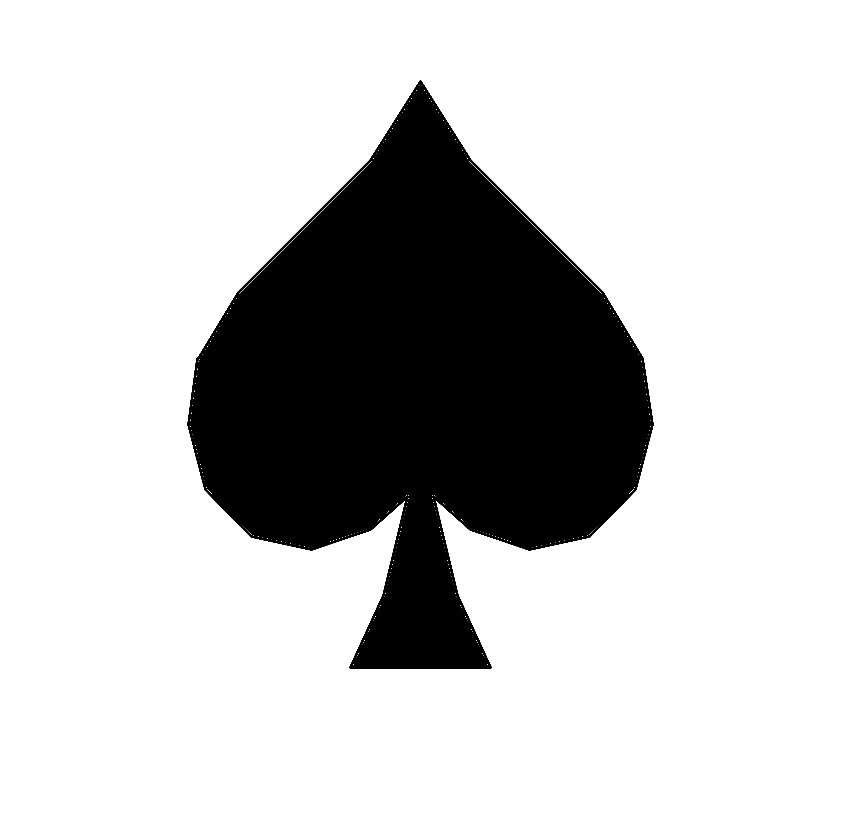
#> input picture motion-graphics/assets/spade.png, 841 x 826 px
$ python logo_reveal.py
#> lines starting #> are read from the running program, lines starting #| are printed output that depends on the picture; after the words box and inside, x2 and y2 are one past the last pixel; in counts of white or black regions, pixels touching at a corner belong together
"""
Logo / shape reveal motion graphic (8s).
Drop-in bounce -> shockwave + particles -> card flip to gold -> shine -> title -> zoom-through.

Usage:
  py logo_reveal.py                                   (uses assets/spade.png, text SPADES)
  py logo_reveal.py --image assets/mylogo.png --text "MY BRAND"
  py logo_reveal.py --vertical                        (1080x1920 for Reels/TikTok)

--image: a dark shape on a light background (like a Paint drawing) or a PNG with transparency.
"""
import argparse, math, random, subprocess, sys
from pathlib import Path
import numpy as np
from PIL import Image, ImageDraw, ImageFilter, ImageFont, ImageChops

HERE = Path(__file__).resolve().parent
ap = argparse.ArgumentParser()
ap.add_argument("--image", default=str(HERE / "assets" / "spade.png"))
ap.add_argument("--text", default="SPADES")
ap.add_argument("--out", default=None)
ap.add_argument("--vertical", action="store_true")
args = ap.parse_args()

W, H = (1080, 1920) if args.vertical else (1920, 1080)
FPS, DUR = 30, 8.0
N = int(FPS * DUR)
OUT = args.out or str(HERE / "output" / (Path(args.image).stem + ("_reveal_9x16.mp4" if args.vertical else "_reveal.mp4")))
Path(OUT).parent.mkdir(parents=True, exist_ok=True)

# ---------- load the Paint spade as a clean alpha mask ----------
img = Image.open(args.image).convert("RGBA")
#> img is the input picture: PIL image 841x826 RGBA; mean R, G, B, A 199.4, 199.4, 199.4, 255
alpha = np.array(img.split()[3])
#> alpha: shape (826, 841); every value is 255
if alpha.min() < 250:            # transparent PNG: use its alpha
    shape = alpha > 128
else:                            # drawing on white: dark pixels are the shape
    shape = np.array(img.convert("L")) < 128
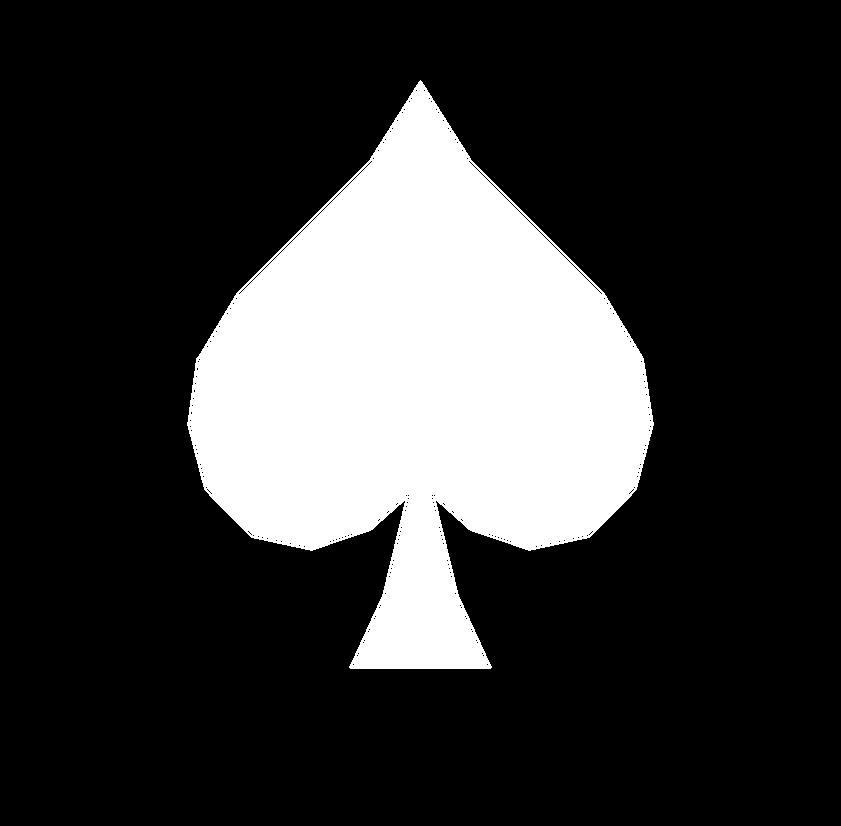
#> shape: shape (826, 841) bool; 21.8% white; 1 white region, box (x1, y1, x2, y2) and area: (187, 80, 654, 669) 151438
ys, xs = np.where(shape)
if len(xs) == 0:
    sys.exit("Couldn't find a shape in that image.")
pad = 6
x0, y0 = max(0, xs.min() - pad), max(0, ys.min() - pad)
#> x0 = 181; y0 = 74
mask = Image.fromarray((shape[y0:ys.max() + pad, x0:xs.max() + pad] * 255).astype("uint8"))
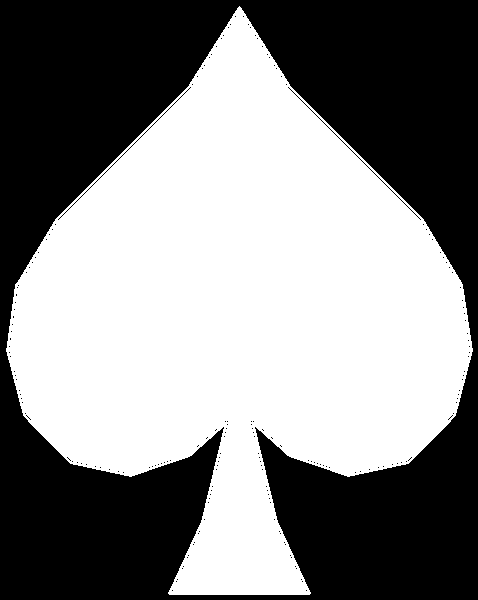
#> mask: PIL image 478x600 L; 52.8% white; 183 black regions (180 under 20 px), largest, box (x1, y1, x2, y2) and area: (0, 0, 478, 600) 134893, (58, 87, 191, 220) 133, (288, 87, 421, 220) 133
BASE_H = 620 if not args.vertical else 640
if mask.width / mask.height > 1.3:      # wide logos: limit by width instead
    BASE_H = int(BASE_H * 1.3 * mask.height / mask.width)
mask = mask.resize((max(1, int(mask.width * BASE_H / mask.height)), BASE_H), Image.LANCZOS)
#> mask: PIL image 493x620 L
mask = mask.filter(ImageFilter.GaussianBlur(1.2))  # soften Paint jaggies
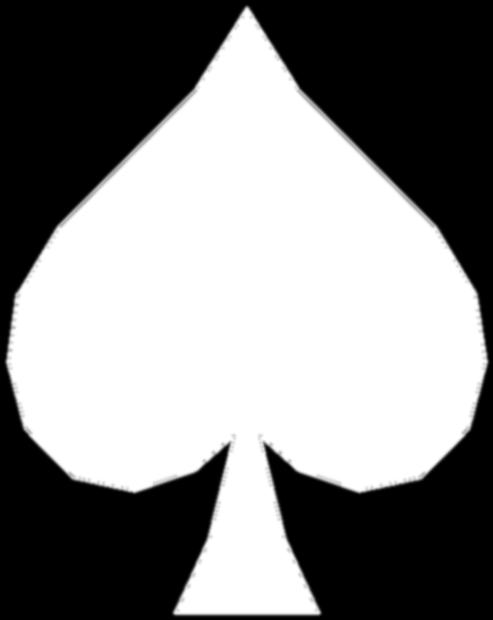
#> mask: PIL image 493x620 L; min 0, max 255, mean 134.5

def gold_fill(size):
    w, h = size
    g = np.linspace(0, 1, h)[:, None]
    r = 255 - 25 * g; gg = 222 - 90 * g; b = 110 - 80 * g
    arr = np.stack([np.repeat(r, w, 1), np.repeat(gg, w, 1), np.repeat(b, w, 1)], -1)
    return Image.fromarray(arr.clip(0, 255).astype("uint8"), "RGB")

GOLD = gold_fill(mask.size)
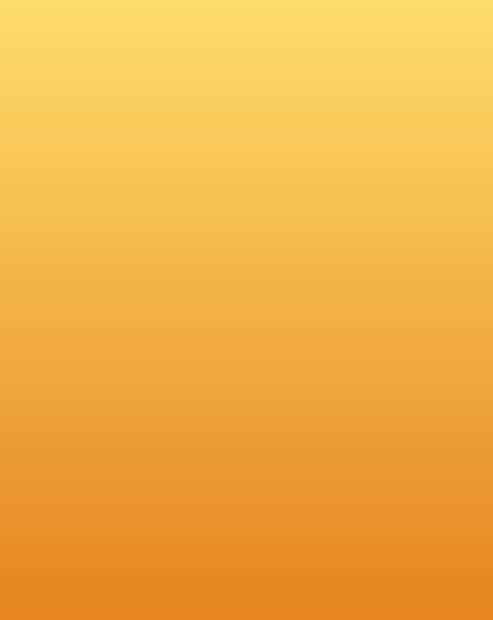
#> GOLD: PIL image 493x620 RGB; mean R, G, B 242, 176.5, 69.5
CREAM = Image.new("RGB", mask.size, (245, 240, 230))
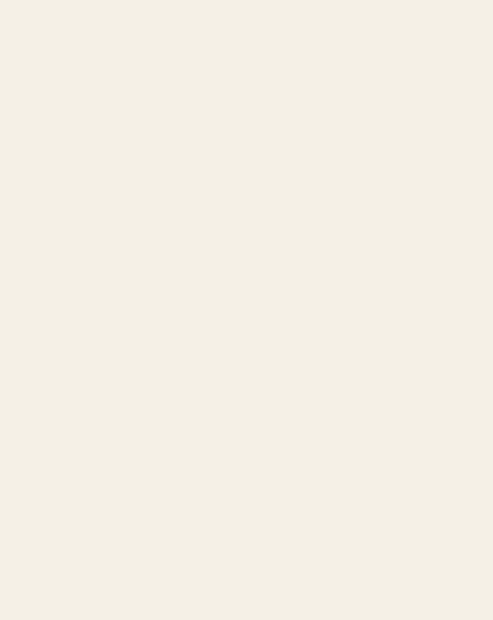
#> CREAM: PIL image 493x620 RGB; mean R, G, B 245, 240, 230

# ---------- easing ----------
clamp = lambda x: max(0.0, min(1.0, x))
def ease_io(t): t = clamp(t); return 0.5 - 0.5 * math.cos(math.pi * t)
def ease_out(t): t = clamp(t); return 1 - (1 - t) ** 3
def ease_in(t): t = clamp(t); return t ** 3
# [4 lines left out: function elastic, not called in this run]

# ---------- background ----------
yy, xx = np.mgrid[0:H, 0:W]
d = np.sqrt(((xx - W / 2) / W) ** 2 + ((yy - H / 2) / H) ** 2)
bgv = (1 - np.clip(d * 1.6, 0, 1)) ** 1.5
BG = np.stack([10 + 30 * bgv, 9 + 18 * bgv, 14 + 14 * bgv], -1).astype("uint8")
BG = Image.fromarray(BG, "RGB")
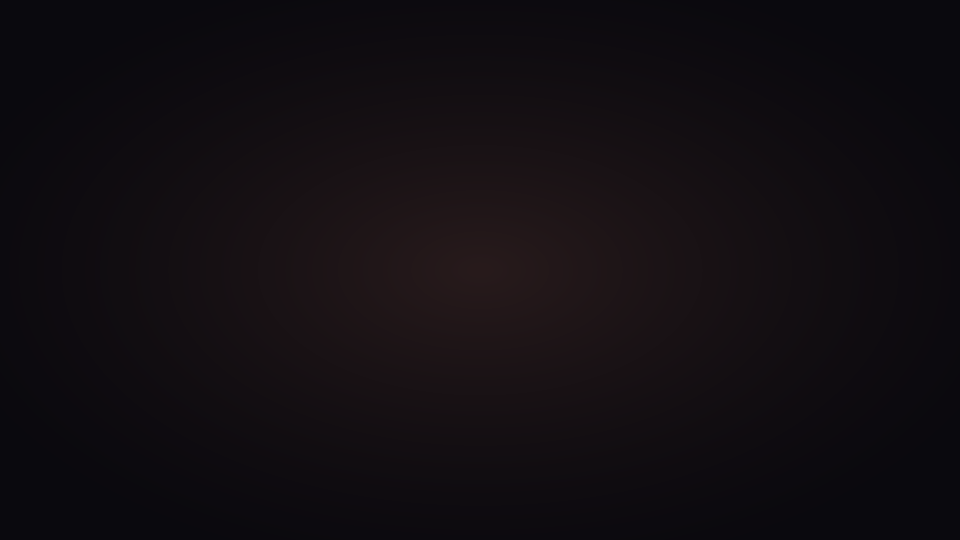
#> BG: PIL image 1920x1080 RGB (shown at 1/2 size); mean R, G, B 17.7, 13.5, 17.4

# tiled pattern of small spades
_k = 70 / max(mask.width, mask.height)   # fit the tile inside a 70x70 box
tile_m = mask.resize((max(1, int(mask.width * _k)), max(1, int(mask.height * _k))), Image.LANCZOS)
TS = 180
PATTERN = Image.new("L", (W + 2 * TS, H + 2 * TS), 0)
#> PATTERN: PIL image 2280x1440 L; every value is 0
for j in range(0, H + 2 * TS, TS):
    for i in range(0, W + 2 * TS, TS):
        off = TS // 2 if (j // TS) % 2 else 0
        PATTERN.paste(tile_m, (i + off - tile_m.width // 2 + TS // 2, j + TS // 2 - tile_m.height // 2), tile_m)
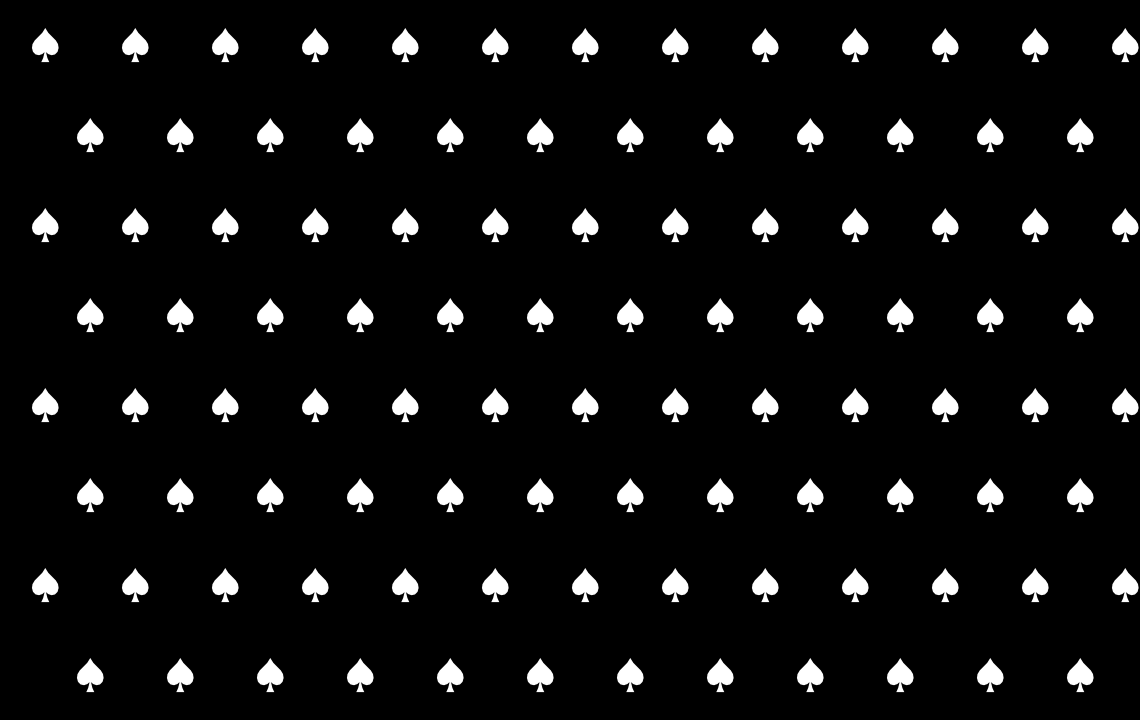
#> PATTERN: PIL image 2280x1440 L (shown at 1/2 size); min 0, max 255, mean 15.4

def load_font(size):
#> called with size = 96
    for f in ["arialbd.ttf", "C:/Windows/Fonts/arialbd.ttf", "/usr/share/fonts/truetype/google-fonts/Poppins-Bold.ttf",
              "DejaVuSans-Bold.ttf", "/Library/Fonts/Arial Bold.ttf"]:
        try:
            return ImageFont.truetype(f, size)
        except OSError:
            pass
    return ImageFont.load_default()
WORD = args.text.upper()
FONT = load_font(96 if len(WORD) <= 10 else max(48, int(96 * 10 / len(WORD))))

random.seed(3)
PARTS = [(random.uniform(0, 2 * math.pi), random.uniform(350, 900), random.uniform(3, 9), random.uniform(0.7, 1.3)) for _ in range(70)]

# [130 lines left out: functions spade_layer, frame, not called in this run]

#> (the run stopped early here; a loop or call above may not have finished)
